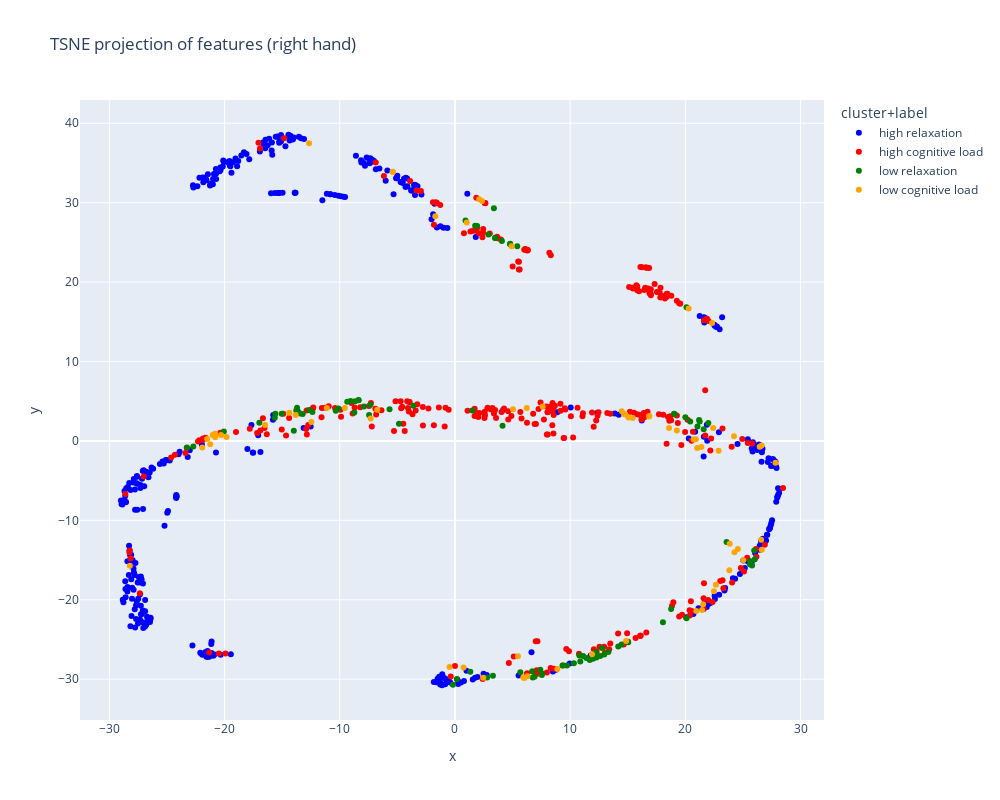

The notebook cell this image was saved under:
### Code cell
from sklearn.manifold import TSNE
from plotly import express as px
from numpy import concatenate

random_state = 42
features_right = DataFrame(features_right, columns=eda_features_names)
features_right = features_right.fillna(features_right.mean())
tsne_right = TSNE(n_components=2, random_state=random_state).fit_transform(features_right)
side = ["right"] * len(features_right)
tsne_right = DataFrame(tsne_right, columns=["x", "y"])
tsne_right['side'] = side
tsne_right['user'] = groups_right
tsne_right['label'] = labels_right
tsne_right['label'] = tsne_right['label'].apply(lambda x: "cognitive load" if x == 1 else "relaxation")
tsne_right['cluster'] = groups_right
tsne_right['cluster+label'] = tsne_right['cluster'].astype(str) + " " + tsne_right['label'].astype(str)

features_right = features_right.iloc[len(features_right):, :]
fig = px.scatter(
    data_frame=tsne_right,
    x="x",
    y="y",
    color="cluster+label",
    # symbol="cluster+label",
    hover_name="user",
    hover_data=["side", "label", "cluster"],
    title="TSNE projection of features (right hand)",
    width=1000, height=800,
    # symbol_sequence=["circle", "cross"],
    color_discrete_sequence=['blue', 'red', 'green', 'orange'],
)
fig.show()
fig.write_html("../visualizations/tsen_projection_labels_right.html")

### Figure 1 — Plotly figure (JSON) as saved in the notebook; plotly's stock layout.template omitted (floating-point values rounded to 4 significant figures; data arrays with more than 128 entries replaced by an {"elided": "..."} marker saying what was removed)
{"data": [{"customdata": {"elided": "390x3 str values"}, "hovertemplate": "<b>%{hovertext}</b><br><br>cluster+label=high relaxation<br>x=%{x}<br>y=%{y}<br>side=%{customdata[0]}<br>label=%{customdata[1]}<br>cluster=%{customdata[2]}<extra></extra>", "hovertext": {"elided": "390 str values"}, "legendgroup": "high relaxation", "marker": {"color": "blue", "symbol": "circle"}, "mode": "markers", "name": "high relaxation", "orientation": "v", "showlegend": true, "type": "scatter", "x": {"elided": "390 float values"}, "xaxis": "x", "y": {"elided": "390 float values"}, "yaxis": "y"}, {"customdata": {"elided": "312x3 str values"}, "hovertemplate": "<b>%{hovertext}</b><br><br>cluster+label=high cognitive load<br>x=%{x}<br>y=%{y}<br>side=%{customdata[0]}<br>label=%{customdata[1]}<br>cluster=%{customdata[2]}<extra></extra>", "hovertext": {"elided": "312 str values"}, "legendgroup": "high cognitive load", "marker": {"color": "red", "symbol": "circle"}, "mode": "markers", "name": "high cognitive load", "orientation": "v", "showlegend": true, "type": "scatter", "x": {"elided": "312 float values"}, "xaxis": "x", "y": {"elided": "312 float values"}, "yaxis": "y"}, {"customdata": {"elided": "90x3 str values"}, "hovertemplate": "<b>%{hovertext}</b><br><br>cluster+label=low relaxation<br>x=%{x}<br>y=%{y}<br>side=%{customdata[0]}<br>label=%{customdata[1]}<br>cluster=%{customdata[2]}<extra></extra>", "hovertext": ["low", "low", "low", "low", "low", "low", "low", "low", "low", "low", "low", "low", "low", "low", "low", "low", "low", "low", "low", "low", "low", "low", "low", "low", "low", "low", "low", "low", "low", "low", "low", "low", "low", "low", "low", "low", "low", "low", "low", "low", "low", "low", "low", "low", "low", "low", "low", "low", "low", "low", "low", "low", "low", "low", "low", "low", "low", "low", "low", "low", "low", "low", "low", "low", "low", "low", "low", "low", "low", "low", "low", "low", "low", "low", "low", "low", "low", "low", "low", "low", "low", "low", "low", "low", "low", "low", "low", "low", "low", "low"], "legendgroup": "low relaxation", "marker": {"color": "green", "symbol": "circle"}, "mode": "markers", "name": "low relaxation", "orientation": "v", "showlegend": true, "type": "scatter", "x": [6.9, 0.9171, 6.751, -20.06, 6.707, -13.99, -7.455, 12.23, 11.4, -13.71, 11.13, -4.86, -3.617, 18.76, 23.57, -0.1776, 0.1611, 1.333, -22.71, 2.793, -23.27, 3.295, 5.674, 7.407, 1.93, 1.752, 7.56, 7.542, -16.98, -15.64, -12.37, 10.88, 10.32, 9.718, -15.59, 9.333, -15.04, 10.8, 12.76, -7.341, -5.679, 18.06, 20.1, 1.509, 4.13, -13.44, 3.522, -12.65, -13.22, -13.78, 2.903, 3.474, -10.35, 4.075, -10.12, 3.38, -8.736, 4.783, 4.796, -7.891, 25.98, 21.19, 25.61, 21.05, 21.24, 21.59, 21.99, 26.03, 20.0, 25.79, 20.42, 25.61, 19.01, 19.08, 20.1, 15.04, 5.409, 14.46, 14.17, -8.376, -8.362, -8.67, -9.064, -9.352, 13.32, 12.96, 12.61, 12.28, 11.99, 11.7], "xaxis": "x", "y": [-29.68, 27.75, -29.78, 1.174, -29.01, 1.289, 3.281, -26.58, -27.33, 4.192, -27.07, 2.158, 4.426, -21.17, -12.72, -30.7, -29.98, -29.06, -0.6976, -29.79, -0.8235, -29.57, -29.13, -28.81, 27.07, 27.09, -29.27, -29.48, 2.285, 2.905, 3.631, -27.76, -27.99, -28.29, 3.415, -28.29, 3.438, -27.01, -26.08, 4.555, 4.004, -22.83, -22.33, 3.833, 1.898, 3.449, 25.57, 3.882, 3.404, 3.842, 26.0, 25.55, 3.816, 25.17, 4.099, 29.3, 3.587, 24.75, 24.82, 4.337, -13.78, 2.647, -15.12, 1.806, 2.453, 1.468, 2.268, -14.9, 2.995, -15.68, 2.463, -15.52, 3.423, 3.369, 16.83, -25.35, 24.5, -25.62, -25.88, 5.14, 5.119, 4.987, 5.021, 4.944, -26.58, -26.88, -27.07, -27.27, -27.44, -27.58], "yaxis": "y"}, {"customdata": {"elided": "72x3 str values"}, "hovertemplate": "<b>%{hovertext}</b><br><br>cluster+label=low cognitive load<br>x=%{x}<br>y=%{y}<br>side=%{customdata[0]}<br>label=%{customdata[1]}<br>cluster=%{customdata[2]}<extra></extra>", "hovertext": ["low", "low", "low", "low", "low", "low", "low", "low", "low", "low", "low", "low", "low", "low", "low", "low", "low", "low", "low", "low", "low", "low", "low", "low", "low", "low", "low", "low", "low", "low", "low", "low", "low", "low", "low", "low", "low", "low", "low", "low", "low", "low", "low", "low", "low", "low", "low", "low", "low", "low", "low", "low", "low", "low", "low", "low", "low", "low", "low", "low", "low", "low", "low", "low", "low", "low", "low", "low", "low", "low", "low", "low"], "legendgroup": "low cognitive load", "marker": {"color": "orange", "symbol": "circle"}, "mode": "markers", "name": "low cognitive load", "orientation": "v", "showlegend": true, "type": "scatter", "x": [27.83, 2.453, -21.94, -21.51, -19.83, -20.31, 5.929, -20.83, 2.102, 6.027, -20.96, -21.04, 8.891, 22.48, 15.07, 16.88, 25.03, 22.41, 26.63, 24.22, 26.58, 22.32, 26.45, 26.62, 20.95, 24.56, 20.92, 16.85, 20.72, 24.26, 21.38, 21.03, 23.82, 19.26, 23.85, 22.89, 4.917, -28.22, -12.67, -0.4674, -1.705, 2.35, -16.49, -12.47, -11.13, -9.563, -6.746, 14.86, 20.29, -5.427, -5.382, 0.747, -21.24, -20.81, 6.297, 1.029, 5.464, -14.38, -13.82, -7.318, 11.89, 21.45, 5.031, 6.236, 21.55, 7.615, 22.65, 18.59, 14.67, 14.48, 14.8, 15.43], "xaxis": "x", "y": [-2.762, -29.83, -0.8394, 0.2404, 0.4996, 0.7553, -29.8, 0.9205, 30.42, -29.84, 0.747, 0.7414, -28.7, -18.92, 2.942, 3.145, -15.03, 1.614, -13.71, 0.5766, -12.44, 14.84, -0.7444, -0.5638, -21.41, -13.6, 0.2001, 3.083, 0.1722, -14.02, -0.778, -0.8974, -16.27, 1.305, -12.94, -1.24, 24.52, -15.7, 37.49, -28.47, 28.3, 30.2, 2.004, 2.381, 4.154, 4.146, 3.92, -25.19, 16.67, 33.88, 33.85, -28.53, -0.4193, 0.4691, -29.63, 27.51, -27.12, 3.539, 3.272, 2.835, -26.86, -21.29, 3.979, 4.156, -20.55, 4.326, -18.12, 1.625, 3.378, 3.744, 3.321, 2.878], "yaxis": "y"}], "layout": {"height": 800, "legend": {"title": {"text": "cluster+label"}, "tracegroupgap": 0}, "title": {"text": "TSNE projection of features (right hand)"}, "width": 1000, "xaxis": {"anchor": "y", "domain": [0, 1], "title": {"text": "x"}}, "yaxis": {"anchor": "x", "domain": [0, 1], "title": {"text": "y"}}}}
